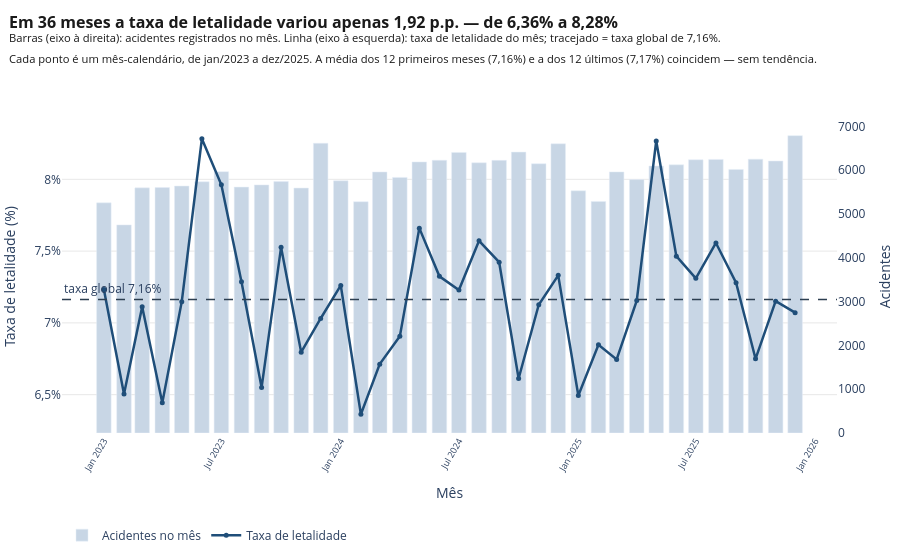

Notebook source saved alongside this figure:
### Markdown cell above
---

## Gráfico 2 — A taxa de letalidade varia ao longo dos 36 meses?

**Pergunta:** tomando um mês de cada vez, a taxa de letalidade acompanha o volume de
acidentes ou oscila ao longo dos três anos?

**Resposta:** oscila pouco e **sem tendência**. A taxa mensal fica entre **6,36%** (fev/2024)
e **8,28%** (jun/2023) — amplitude de **1,92 ponto percentual**. A média dos 12 primeiros
meses é 7,16% e a dos 12 últimos é 7,17%: o ponto de partida e o de chegada são o mesmo,
mesmo com o volume de acidentes variando de 4.751 a 6.788 por mês.

### Code cell
mensal = df.groupby(df["data_inversa"].dt.to_period("M")).agg(
    acidentes=("acidente_fatal", "size"),
    fatais=("acidente_fatal", "sum"),
)
mensal["taxa_letalidade"] = mensal["fatais"] / mensal["acidentes"]
mensal.index = mensal.index.astype(str)

amplitude = mensal["taxa_letalidade"].max() - mensal["taxa_letalidade"].min()
inicio = mensal["taxa_letalidade"].head(12).mean()
fim = mensal["taxa_letalidade"].tail(12).mean()

fig = go.Figure()
# zorder: a barra ocupa o fundo e a linha de taxa fica na frente — sem isso o
# Plotly desenha o barlayer por cima do scatterlayer e a linha some no meio das barras.
fig.add_bar(
    x=mensal.index, y=mensal["acidentes"], name="Acidentes no mês",
    yaxis="y2", marker_color=BARRA, zorder=0,
    hovertemplate="<b>%{x}</b><br>Acidentes: %{y:,}<extra></extra>",
)
fig.add_scatter(
    x=mensal.index, y=mensal["taxa_letalidade"] * 100, name="Taxa de letalidade",
    mode="lines+markers", line=dict(color=AZUL, width=2.5), marker=dict(size=5),
    zorder=2,
    customdata=[[pct(v)] for v in mensal["taxa_letalidade"]],
    hovertemplate="<b>%{x}</b><br>Taxa de letalidade: %{customdata[0]}<extra></extra>",
)
# layer="above": a shape nasce na shapelayer, que fica atrás das barras; a referência
# global só faz sentido se cruzar o gráfico inteiro, por cima delas.
fig.add_hline(
    y=TAXA_GLOBAL * 100, line_dash="dash", line_color=NEUTRO, line_width=1.5,
    annotation_text=f"taxa global {pct(TAXA_GLOBAL)}", annotation_position="top left",
    layer="above",
)

fig.update_layout(
    title=titulo(
        f"Em 36 meses a taxa de letalidade variou apenas "
        f"{f'{amplitude * 100:.2f}'.replace('.', ',')} p.p. "
        f"— de {pct(mensal['taxa_letalidade'].min())} a {pct(mensal['taxa_letalidade'].max())}",
        f"Barras (eixo à direita): acidentes registrados no mês. Linha (eixo à esquerda): "
        f"taxa de letalidade do mês; tracejado = taxa global de {pct(TAXA_GLOBAL)}.",
        f"Cada ponto é um mês-calendário, de jan/2023 a dez/2025. A média dos 12 primeiros "
        f"meses ({pct(inicio)}) e a dos 12 últimos ({pct(fim)}) coincidem — sem tendência.",
    ),
    xaxis=dict(title="Mês", tickangle=-60, tickfont=dict(size=9)),
    yaxis=dict(title="Taxa de letalidade (%)", gridcolor="#e8e8e8",
               tickvals=[6, 6.5, 7, 7.5, 8, 8.5],
               ticktext=["6%", "6,5%", "7%", "7,5%", "8%", "8,5%"]),
    yaxis2=dict(title="Acidentes", overlaying="y", side="right", showgrid=False),
    plot_bgcolor="white", height=560, margin=dict(l=10, r=10, t=120, b=110),
    legend=dict(orientation="h", y=-0.28, x=0),
)

assert amplitude < 0.025, "A amplitude mensal deveria ser pequena"
assert abs(inicio - fim) < 0.005, "Não deveria haver tendência entre o começo e o fim"

salvar_grafico(fig, "g2_serie_mensal")

### Figure 1 — Plotly figure (JSON) as saved in the notebook; plotly's stock layout.template omitted (floating-point values rounded to 4 significant figures)
{"data": [{"hovertemplate": "<b>%{x}</b><br>Acidentes: %{y:,}<extra></extra>", "marker": {"color": "#c8d6e5"}, "name": "Acidentes no mês", "type": "bar", "x": ["2023-01", "2023-02", "2023-03", "2023-04", "2023-05", "2023-06", "2023-07", "2023-08", "2023-09", "2023-10", "2023-11", "2023-12", "2024-01", "2024-02", "2024-03", "2024-04", "2024-05", "2024-06", "2024-07", "2024-08", "2024-09", "2024-10", "2024-11", "2024-12", "2025-01", "2025-02", "2025-03", "2025-04", "2025-05", "2025-06", "2025-07", "2025-08", "2025-09", "2025-10", "2025-11", "2025-12"], "y": [5254, 4751, 5596, 5603, 5638, 5735, 5966, 5613, 5664, 5740, 5592, 6614, 5757, 5280, 5959, 5835, 6188, 6226, 6405, 6168, 6224, 6412, 6146, 6602, 5528, 5287, 5960, 5786, 6096, 6122, 6238, 6246, 6017, 6252, 6209, 6788], "yaxis": "y2", "zorder": 0}, {"customdata": [["7,23%"], ["6,50%"], ["7,11%"], ["6,44%"], ["7,15%"], ["8,28%"], ["7,96%"], ["7,29%"], ["6,55%"], ["7,53%"], ["6,80%"], ["7,03%"], ["7,26%"], ["6,36%"], ["6,71%"], ["6,91%"], ["7,66%"], ["7,32%"], ["7,23%"], ["7,57%"], ["7,42%"], ["6,61%"], ["7,13%"], ["7,33%"], ["6,49%"], ["6,85%"], ["6,74%"], ["7,16%"], ["8,27%"], ["7,46%"], ["7,31%"], ["7,56%"], ["7,28%"], ["6,75%"], ["7,15%"], ["7,07%"]], "hovertemplate": "<b>%{x}</b><br>Taxa de letalidade: %{customdata[0]}<extra></extra>", "line": {"color": "#1f4e79", "width": 2.5}, "marker": {"size": 5}, "mode": "lines+markers", "name": "Taxa de letalidade", "type": "scatter", "x": ["2023-01", "2023-02", "2023-03", "2023-04", "2023-05", "2023-06", "2023-07", "2023-08", "2023-09", "2023-10", "2023-11", "2023-12", "2024-01", "2024-02", "2024-03", "2024-04", "2024-05", "2024-06", "2024-07", "2024-08", "2024-09", "2024-10", "2024-11", "2024-12", "2025-01", "2025-02", "2025-03", "2025-04", "2025-05", "2025-06", "2025-07", "2025-08", "2025-09", "2025-10", "2025-11", "2025-12"], "y": [7.233, 6.504, 7.112, 6.443, 7.148, 8.282, 7.962, 7.287, 6.55, 7.526, 6.795, 7.031, 7.261, 6.364, 6.713, 6.907, 7.66, 7.324, 7.229, 7.571, 7.423, 6.613, 7.127, 7.331, 6.494, 6.847, 6.745, 7.155, 8.268, 7.465, 7.31, 7.557, 7.279, 6.75, 7.151, 7.071], "zorder": 2}], "layout": {"annotations": [{"showarrow": false, "text": "taxa global 7,16%", "x": 0, "xanchor": "left", "xref": "x domain", "y": 7.163, "yanchor": "bottom", "yref": "y"}], "height": 560, "legend": {"orientation": "h", "x": 0, "y": -0.28}, "margin": {"b": 110, "l": 10, "r": 10, "t": 120}, "plot_bgcolor": "white", "shapes": [{"layer": "above", "line": {"color": "#2c3e50", "dash": "dash", "width": 1.5}, "type": "line", "x0": 0, "x1": 1, "xref": "x domain", "y0": 7.163, "y1": 7.163, "yref": "y"}], "title": {"automargin": true, "font": {"color": "#1a1a1a", "size": 16}, "text": "<b>Em 36 meses a taxa de letalidade variou apenas 1,92 p.p. — de 6,36% a 8,28%</b><br><sup>Barras (eixo à direita): acidentes registrados no mês. Linha (eixo à esquerda): taxa de letalidade do mês; tracejado = taxa global de 7,16%.<br>Cada ponto é um mês-calendário, de jan/2023 a dez/2025. A média dos 12 primeiros meses (7,16%) e a dos 12 últimos (7,17%) coincidem — sem tendência.</sup>", "x": 0.01, "xanchor": "left", "y": 0.95, "yanchor": "top"}, "xaxis": {"tickangle": -60, "tickfont": {"size": 9}, "title": {"text": "Mês"}}, "yaxis": {"gridcolor": "#e8e8e8", "ticktext": ["6%", "6,5%", "7%", "7,5%", "8%", "8,5%"], "tickvals": [6, 6.5, 7, 7.5, 8, 8.5], "title": {"text": "Taxa de letalidade (%)"}}, "yaxis2": {"overlaying": "y", "showgrid": false, "side": "right", "title": {"text": "Acidentes"}}}}
